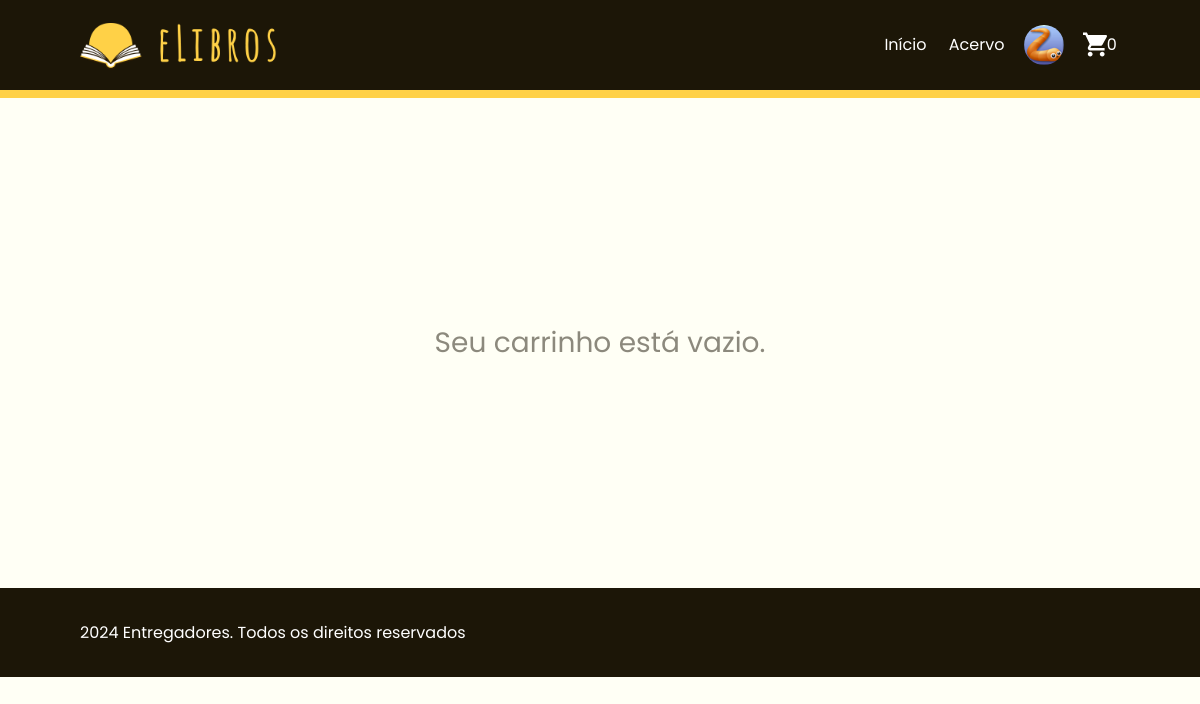
/carrinho/ (signed in), run on an earlier commit of the app's database.
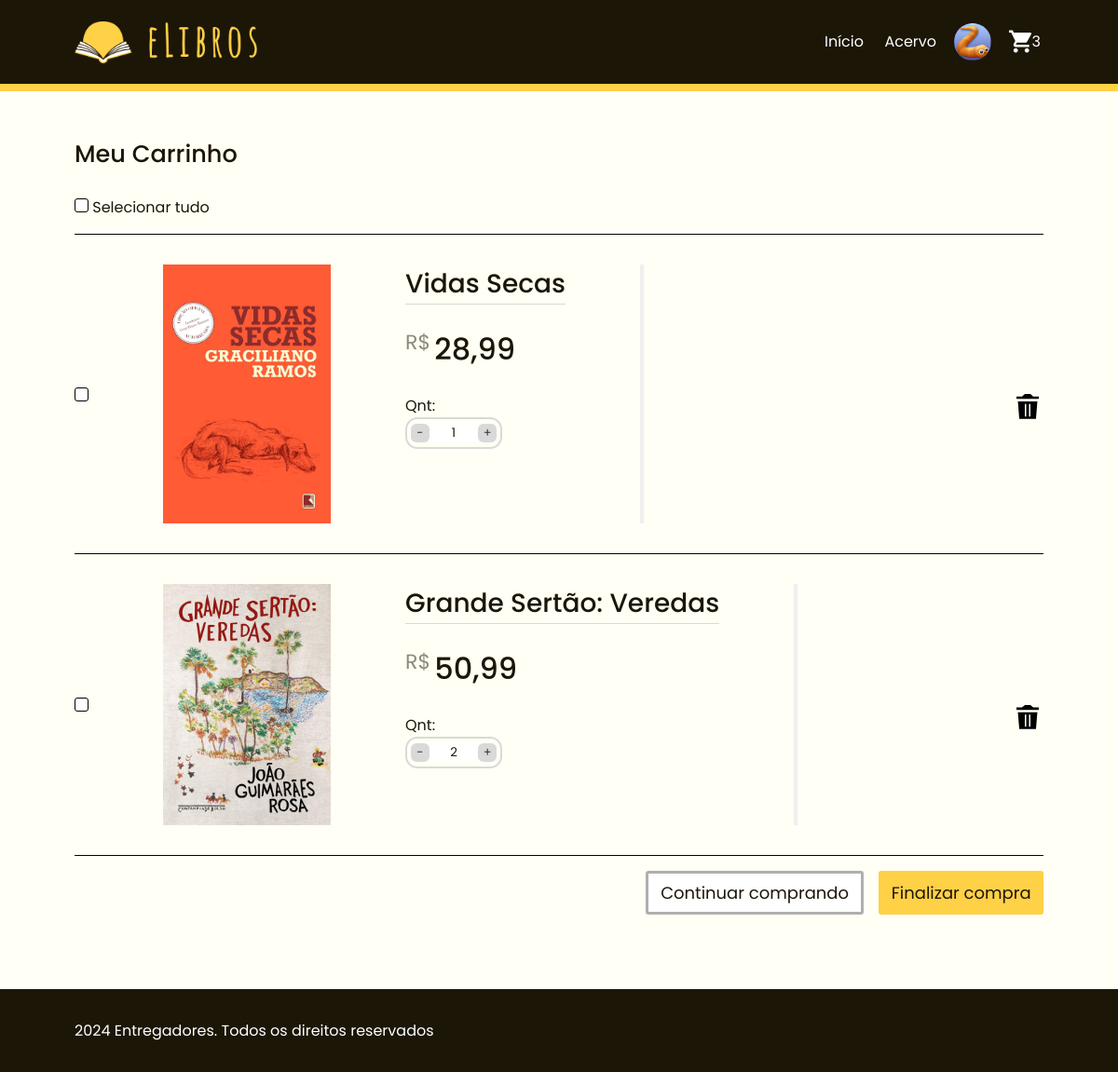
And on a later commit of the database.
### accounts/models.py (models this page shows, shortened)
class Cliente(AbstractUser):
    nome = models.CharField(blank=True, null=True, max_length=100)
    CPF = models.CharField(blank=True, null=True, max_length=15)
    foto_de_perfil = models.ImageField(upload_to='fotos_de_perfil/', blank=True, null=True)
    genero_choices = (
        ("F", "Feminino"),
        ("M", "Masculino"),
        ("NB", "Não-binário"),
        ("PND", "Prefiro não dizer"),
        ("OU", "Outro")
    )
    telefone = models.CharField(max_length=15, blank=True, null=True)
    genero = models.CharField(max_length=20, choices=genero_choices, default="F", null=True, blank=True, verbose_name="Identidade de gênero")
    outro_genero = models.CharField(max_length=50, blank=True, null=True, verbose_name="Outro gênero")
    dt_nasc = models.DateField(blank=True, null=True, verbose_name="Data de Nascimento")
    endereco = models.ForeignKey(Endereco, blank=True, on_delete=models.SET_NULL, null=True)
    def __str__(self):
        return self.username

### elibrosLoja/models/carrinho.py (models this page shows, shortened)
class Carrinho(models.Model):
    session_id = models.CharField(max_length=100, null=True, blank=True)
    cliente = models.ForeignKey('accounts.Cliente', null=True, related_name="cliente_do_carrinho", on_delete=models.CASCADE)
    total = models.DecimalField(max_digits=5, decimal_places=2, default=0.00, blank=True)
    @property
    def numero_itens(self):
        return sum(item.quantidade for item in self.items_do_carrinho.all())

### elibrosLoja/models/itemcarrinho.py (models this page shows, shortened)
class ItemCarrinho(models.Model):
    livro = models.ForeignKey(Livro, null=False, related_name="livro_selecionado", on_delete=models.CASCADE)
    quantidade = models.IntegerField()
    preco = models.DecimalField(max_digits=5, decimal_places=2, blank=True)
    carrinho = models.ForeignKey(Carrinho, related_name="items_do_carrinho", on_delete=models.CASCADE, null=True)

### elibrosLoja/models/livro.py (models this page shows, shortened)
class Livro(models.Model):
    titulo = models.CharField(null=False, max_length=200)
    subtitulo = models.CharField(null=True, blank=True, max_length=200)
    autor = models.CharField(null=False, max_length=150)
    data_de_publicacao = models.DateField(null=True, blank=True, validators=[nao_e_no_futuro])
    ano_de_publicacao = models.IntegerField(null=True, blank=True, validators=[nao_negativo, nao_nulo, nao_e_no_futuro])
    capa = models.ImageField(upload_to='capas/', null=True, blank=True)
    ISBN = models.CharField(unique=True, max_length=15)
    sinopse = models.TextField(blank=True, null=True)
    editora = models.CharField(max_length=100, )
    data_de_adicao = models.DateTimeField(default=datetime.datetime.now())
    preco = models.DecimalField(max_digits=5, decimal_places=2, validators=[nao_negativo, nao_nulo])
    desconto = models.DecimalField(max_digits=5, decimal_places=2, blank=True, null=True)
    quantidade = models.IntegerField(validators=[nao_negativo])
    qtd_vendidos = models.IntegerField(default=0, validators=[nao_negativo], verbose_name='Vendidos')
    genero_literario = models.ManyToManyField(GeneroLiterario, related_name="Genero_Literario_do_Livro", blank=True)
    categoria = models.ManyToManyField(Categoria, related_name="Categoria_do_Livro", blank=True)

### elibrosLoja/views/CarrinhoViews.py (the view)
def ver_carrinho(request):
    if request.user.is_authenticated:
        cliente = request.user
        carrinho = Carrinho.objects.filter(cliente=cliente).first()
    else:
        session_id = request.session.get('session_id')
        carrinho = Carrinho.objects.filter(session_id=session_id).first()
    items = carrinho.items_do_carrinho.all() if carrinho else []
    context = {
        'items': items,
        }
    return render(request, 'elibrosLoja/carrinho.html', context=context)

### utils/context_processors.py (called while the page is built)
def carrinho(request):
    try:
        if request.user.is_authenticated:
            carrinho, created = Carrinho.objects.get_or_create(cliente=request.user)
        else:
            carrinho, created = Carrinho.objects.get_or_create(session_id=request.session['session_id'])
    except:
        carrinho = {'total': 0, 'numero_itens': 0}
        print(carrinho)
    return {'carrinho': carrinho}

def cliente(request):
    try:
        cliente = request.user
    except:
        cliente = None
    return {'cliente': cliente}

### templates/elibrosLoja/carrinho.html (shortened to what this page needs)
{% extends '_base.html' %}
{% load static %}
{% block content %}
<main>
    <section class="meucarrinho">
        {% if not items %}
            <p id="carrinhovazio">Seu carrinho está vazio.</p>
        {% else %}
        <h2>Meu Carrinho</h2>
        <label for="myCheckbox">
            <span class="checkbox-dot"></span>
            Selecionar tudo
        </label>
        <ul>
            {% for item in items %}
            <li>
                <label for="myCheckbox1">
                    <span class="checkbox-dot"></span>
                </label>
                <figure>
                    <img src="{{ item.livro.capa.url }}" alt="{{ item.livro.titulo }}">
                </figure>
                <div>
                    <h3><a href="{% url 'livro' id=item.livro.id %}">{{ item.livro.titulo }}</a></h3>
                    <p>
                        <span class="moeda-cart">R$</span>
                        <b><span class="preco-maior-cart">{{ item.livro.preco }}</b>
                    </p>
                    <div>
                        <p>Qnt:</p>
                        <div class="quantity-input">
                            <button type="button" class="quantity-btn minus" data-action="remover">-</button>
                            <input type="number" class="input_quantia_produtos" name="quantity" id="quantity{{ item.id }}" data-id="{{ item.id }}" value="{{ item.quantidade }}" min="1" max="99">
                            <button type="button" class="quantity-btn plus"  data-action="adicionar">+</button>
                        </div>
                    </div>
                </div>
                <button data-id="{{ item.id }}" data-action="deletar" class="botaoRemoverDoCarrinho">
                    <figure class="lixeira_produto">
                        <img src="{% static 'images/icons/lixeira.svg' %}" alt="Remover item">
                    </figure>
                </button>
            </li>
        {% endfor %}
        </ul>
        <div class="botoes">
            <button><a href="{% url 'acervo' %}">Continuar comprando</a></button>
            <button><a href="{% url 'finalizar_compra' %}">Finalizar compra</a></button>
        </div>
        {% endif %}
    </section>
</main>
{% endblock content %}

### templates/_base.html (shortened to what this page needs)
{% load static %}
<!DOCTYPE html>
<html lang="pt-br">
<head>
  {% block css %}
  <link rel="stylesheet" href="https://cdn.jsdelivr.net/npm/swiper@11/swiper-bundle.min.css" />
  <link rel="stylesheet" href="{% static 'css/base.css' %}">
  {% endblock %}
</head>
<body>
  <header>
    <h1><a href="{% url 'inicio' %}"><img src="{% static 'images/logo.png' %}"></a></h1>
    <nav>
      <ul class="navbar-ul">
        <li>
          <a class="nav-link-normal" href="{% url 'inicio' %}">Início</a>
        </li>
        <li>
          <a class="nav-link-normal" href="{% url 'acervo' %}">Acervo</a>
        </li>
        {% if user.is_authenticated %}
        <li id="dropdown">
          <div>
              <div id="perfil">
                {% if cliente.foto_de_perfil %}
                  <img src="{{ cliente.foto_de_perfil.url }}">
                {% else %}
                  <img src="{% static 'images/usuario'%}">
                {% endif %}
              </div>
          </div>
        </li>
        {% endif %}
        <li>
          <a id="carrinho" class="nav-link" href="{% url 'carrinho' %}">
            <img src="{% static 'images/icons/carrinho.svg' %}">
            <span class="carrinho-quantidade">{{carrinho.numero_itens}}</span>
          </a>
        </li>
      </ul>
    </nav>
  </header>
  {% block content %}{% endblock content %}
  <footer>
    <p>2024 Entregadores. Todos os direitos reservados</p>
  </footer>
</body>
</html>

### static/css/base.css (style rules this page uses)
body { background-color: #FFFFF5; width: 100%; }
.input_quantia_produtos { margin: 0 auto; text-align: center; -webkit-appearance: none; }
input[type="number"] { outline: none; border: none; }
a { text-decoration: none; }
* { margin: 0; padding: 0; font-family: Poppins; color: #1C1607; }
header { padding: 1em 5em; border-bottom: 8px #FFD147 solid; display: flex; flex-direction: row; justify-content: space-between; background-color: #1C1607; }
header h1 a { display: flex; }
header h1 a img { width: 200px; }
header nav { display: flex; }
header nav ul { gap: 1em; list-style-type: none; display: flex; flex-direction: row; }
header nav ul li { display: flex; align-items: center; justify-content: center; }
header nav ul li a { color: #FFF; padding: 0 0.2em; text-decoration: none; display: flex; }
.nav-link-normal { position: relative; }
.nav-link-normal:before { content: ""; position: absolute; width: 100%; height: 1px; bottom: -1px; left: 0; background-color: #FFD147; visibility: hidden; -webkit-transform: scaleX(0); transform: scaleX(0); -webkit-transition: all 0.17s ease-in-out 0s; transition: all 0.17s ease-in-out 0s; }
#carrinho img { width: 24px; }
.carrinho-quantidade { color: white; }
#perfil { display: flex; align-items: center; justify-content: center; }
#perfil img { width: 40px; height: 40px; border-radius: 40px; }
#dropdown { position: relative; }
footer { margin-top: 5em; padding: 2em 5em; background-color: #1C1607; }
footer p { color: #fff; }
h2 { color: #1C1607; font-size: 1.6em; font-weight: 500; }
section { padding: 0 5em; }
figure { display: flex; }
.moeda-cart { font-size: 22px; opacity: 0.5; vertical-align: top; }
.preco-maior-cart { font-size: 32px; font-weight: 500; }
.quantity-input { position: relative; width: 100px; height: 30px; display: flex; align-items: center; border-radius: 13px; overflow: hidden; border: 2px solid #D9D9D9; margin-bottom: 20px; }
.quantity-btn { background-color: #D9D9D9; border: none; width: 20px; height: 20px; cursor: pointer; font-size: 13px; display: flex; justify-content: center; align-items: center; color: #333; border-radius: 30%; margin: 0.3em; }
.minus { position: absolute; left: 0; }
.plus { position: absolute; right: 0; }
.meucarrinho { margin-top: 3em; }
.meucarrinho h2 { margin-bottom: 1em; }
.meucarrinho ul { border-top: solid black 1px; margin-top: 1em; }
.meucarrinho ul li { display: flex; gap: 5em; border-bottom: solid black 1px; padding: 2em 0em; }
.meucarrinho ul li h3 { font-size: 28px; font-weight: 500; border-bottom: 1px solid #D9D9D9; }
.meucarrinho ul li h3 a { text-decoration: none; }
.meucarrinho ul li>div { display: flex; flex-direction: column; gap: 1.5em; }
.meucarrinho ul li label { display: flex; align-items: center; }
.meucarrinho ul li figure img { width: 180px; height: auto; }
.meucarrinho .botoes { margin-top: 1em; gap: 1em; display: flex; justify-content: end; }
.meucarrinho .botoes button { padding: 0.5em 1em; border-radius: 3px; }
.meucarrinho .botoes button:nth-child(1) { background-color: white; border: #AFAFAF solid 3px; }
.meucarrinho .botoes button:nth-child(2) { background-color: #FFD147; border: none; }
.meucarrinho .botoes button a { font-size: 18px; text-decoration: none; }
.lixeira_produto { height: 2em; position: absolute; right: 0.5em; }
.checkbox-dot { display: inline-block; width: 13px; height: 13px; border-radius: 3px; background-color: #fff; border: 1px solid #000; cursor: pointer; }

What changed in the data, as far as the page shows it:
computed for Carrinho: numero_itens "0" → "3"
added ItemCarrinho: livro.capa (picture), livro.titulo "Vidas Secas", livro.preco "28,99", quantity "1"
added ItemCarrinho: livro.capa (picture), livro.titulo "Grande Sertão: Veredas", livro.preco "50,99", quantity "2"
Also different on the page:
text no longer shown: "Seu carrinho está vazio."
text now shown: "Meu Carrinho Selecionar tudo Continuar comprando Finalizar compra"
